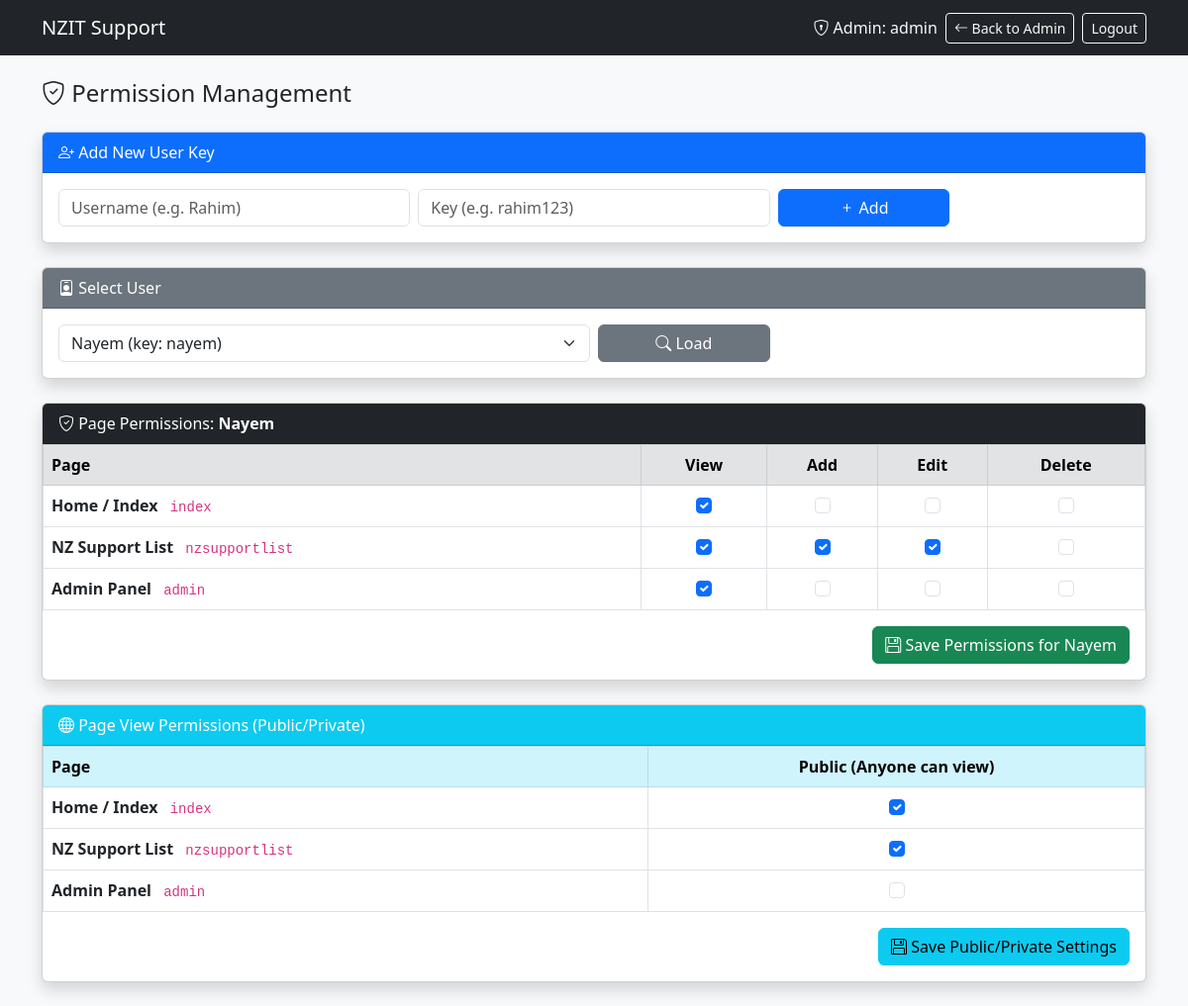
The app's page /permission.php?user_id=3 (signed in) with its own data.
### tables this page shows
CREATE TABLE `users` (
  `id` int(11) NOT NULL AUTO_INCREMENT,
  `username` varchar(100) NOT NULL,
  `password` varchar(255) NOT NULL,
  `role` enum('admin','user') NOT NULL DEFAULT 'user',
  `user_key` varchar(50) DEFAULT NULL,
  `can_view` tinyint(1) DEFAULT 1,
  `can_edit` tinyint(1) DEFAULT 1,
  `can_delete` tinyint(1) DEFAULT 1,
  `can_update` tinyint(1) DEFAULT 1,
  `created_at` timestamp NOT NULL DEFAULT current_timestamp(),
  PRIMARY KEY (`id`),
  UNIQUE KEY `user_key` (`user_key`)
);

CREATE TABLE `page_permissions` (
  `id` int(11) NOT NULL AUTO_INCREMENT,
  `page_name` varchar(100) NOT NULL,
  `page_title` varchar(200) NOT NULL,
  `is_public` tinyint(1) DEFAULT 1,
  PRIMARY KEY (`id`),
  UNIQUE KEY `page_name` (`page_name`)
);

CREATE TABLE `user_page_permissions` (
  `id` int(11) NOT NULL AUTO_INCREMENT,
  `user_id` int(11) NOT NULL,
  `page_name` varchar(100) NOT NULL,
  `can_view` tinyint(1) DEFAULT 0,
  `can_edit` tinyint(1) DEFAULT 0,
  `can_delete` tinyint(1) DEFAULT 0,
  `can_update` tinyint(1) DEFAULT 0,
  PRIMARY KEY (`id`),
  UNIQUE KEY `unique_user_page` (`user_id`,`page_name`),
  CONSTRAINT `user_page_permissions_ibfk_1` FOREIGN KEY (`user_id`) REFERENCES `users` (`id`) ON DELETE CASCADE
);

### permission.php (the view, shortened to what this page needs)
<?php
require_once 'config.php';
$selected_user_id = isset($_GET['user_id']) ? intval($_GET['user_id']) : 0;
$selected_user = null;
if ($selected_user_id) {
    $user_res = $conn->query("SELECT * FROM users WHERE id = $selected_user_id AND role='user'");
    $selected_user = $user_res->fetch_assoc();
}
$users = $conn->query("SELECT * FROM users WHERE role='user' ORDER BY username");
$pages = $conn->query("SELECT * FROM page_permissions ORDER BY id");
$user_page_perms = [];
if ($selected_user) {
    $perms_res = $conn->query("SELECT * FROM user_page_permissions WHERE user_id = $selected_user_id");
    while ($pr = $perms_res->fetch_assoc()) {
        $user_page_perms[$pr['page_name']] = $pr;
    }
}
?>
<!DOCTYPE html>
<html lang="en">
<head>
    <link href="https://cdn.jsdelivr.net/npm/bootstrap@5.3.0/dist/css/bootstrap.min.css" rel="stylesheet">
    <link href="https://cdn.jsdelivr.net/npm/bootstrap-icons@1.11.0/font/bootstrap-icons.css" rel="stylesheet">
</head>
<body class="bg-light">
    <nav class="navbar navbar-expand-lg navbar-dark bg-dark">
        <div class="container">
            <a class="navbar-brand" href="index.php">NZIT Support</a>
            <div class="d-flex align-items-center gap-2">
                <span class="text-light">
                    <i class="bi bi-shield-lock"></i> Admin: <?= htmlspecialchars($_SESSION['username']) ?>
                </span>
                <a href="admin.php" class="btn btn-outline-light btn-sm">
                    <i class="bi bi-arrow-left"></i> Back to Admin
                </a>
                <a href="logout.php" class="btn btn-outline-light btn-sm">Logout</a>
            </div>
        </div>
    </nav>
    <div class="container py-4">
        <h4 class="mb-4"><i class="bi bi-shield-check"></i> Permission Management</h4>
        <div class="card shadow mb-4">
            <div class="card-header bg-primary text-white">
                <i class="bi bi-person-plus"></i> Add New User Key
            </div>
            <div class="card-body">
                <form method="post" class="row g-2">
                    <div class="col-md-4">
                        <input type="text" name="new_username" class="form-control" placeholder="Username (e.g. Rahim)" required>
                    </div>
                    <div class="col-md-4">
                        <input type="text" name="new_key" class="form-control" placeholder="Key (e.g. rahim123)" required>
                    </div>
                    <div class="col-md-2">
                        <button type="submit" name="add_user" class="btn btn-primary w-100">
                            <i class="bi bi-plus"></i> Add
                        </button>
                    </div>
                </form>
            </div>
        </div>
        <div class="card shadow mb-4">
            <div class="card-header bg-secondary text-white">
                <i class="bi bi-person-badge"></i> Select User
            </div>
            <div class="card-body">
                <form method="get" class="row g-2 align-items-end">
                    <div class="col-md-6">
                        <select name="user_id" class="form-select" required>
                            <?php if ($users && $users->num_rows > 0): ?>
                                <?php while ($u = $users->fetch_assoc()): ?>
                                    <option value="<?= $u['id'] ?>" <?= $selected_user_id == $u['id'] ? 'selected' : '' ?>>
                                        <?= htmlspecialchars($u['username']) ?> (key: <?= htmlspecialchars($u['user_key']) ?>)
                                    </option>
                                <?php endwhile; ?>
                            <?php endif; ?>
                        </select>
                    </div>
                    <div class="col-md-2">
                        <button type="submit" class="btn btn-secondary w-100">
                            <i class="bi bi-search"></i> Load
                        </button>
                    </div>
                </form>
            </div>
        </div>
        <?php if ($selected_user): ?>
            <div class="card shadow">
                <div class="card-header bg-dark text-white">
                    <i class="bi bi-shield-check"></i> Page Permissions: <strong><?= htmlspecialchars($selected_user['username']) ?></strong>
                </div>
                <div class="card-body p-0">
                    <form method="post">
                        <table class="table table-bordered mb-0">
                            <thead class="table-secondary">
                                <tr>
                                    <th>Page</th>
                                    <th class="text-center">View</th>
                                    <th class="text-center">Add</th>
                                    <th class="text-center">Edit</th>
                                    <th class="text-center">Delete</th>
                                </tr>
                            </thead>
                            <tbody>
                                <?php if ($pages && $pages->num_rows > 0): ?>
                                    <?php $pages->data_seek(0); while ($p = $pages->fetch_assoc()): ?>
                                        <?php $perms = $user_page_perms[$p['page_name']] ?? []; ?>
                                        <tr>
                                            <td>
                                                <strong><?= htmlspecialchars($p['page_title']) ?></strong>
                                                <code class="ms-2"><?= htmlspecialchars($p['page_name']) ?></code>
                                            </td>
                                            <td class="text-center">
                                                <input type="checkbox" name="can_view[<?= $p['page_name'] ?>]" value="1"
                                                    <?= (isset($perms['can_view']) && $perms['can_view']) ? 'checked' : '' ?> class="form-check-input">
                                            </td>
                                            <td class="text-center">
                                                <input type="checkbox" name="can_edit[<?= $p['page_name'] ?>]" value="1"
                                                    <?= (isset($perms['can_edit']) && $perms['can_edit']) ? 'checked' : '' ?> class="form-check-input">
                                            </td>
                                            <td class="text-center">
                                                <input type="checkbox" name="can_update[<?= $p['page_name'] ?>]" value="1"
                                                    <?= (isset($perms['can_update']) && $perms['can_update']) ? 'checked' : '' ?> class="form-check-input">
                                            </td>
                                            <td class="text-center">
                                                <input type="checkbox" name="can_delete[<?= $p['page_name'] ?>]" value="1"
                                                    <?= (isset($perms['can_delete']) && $perms['can_delete']) ? 'checked' : '' ?> class="form-check-input">
                                            </td>
                                        </tr>
                                    <?php endwhile; ?>
                                <?php else: ?>
                                    <tr><td colspan="5" class="text-center text-muted py-3">No pages found.</td></tr>
                                <?php endif; ?>
                            </tbody>
                        </table>
                        <div class="p-3 text-end">
                            <button type="submit" name="update_page_perms" class="btn btn-success">
                                <i class="bi bi-floppy"></i> Save Permissions for <?= htmlspecialchars($selected_user['username']) ?>
                            </button>
                        </div>
                    </form>
                </div>
            </div>
        <?php endif; ?>
        <div class="card shadow mt-4">
            <div class="card-header bg-info text-white">
                <i class="bi bi-globe"></i> Page View Permissions (Public/Private)
            </div>
            <div class="card-body p-0">
                <form method="post">
                    <table class="table table-bordered mb-0">
                        <thead class="table-info">
                            <tr>
                                <th>Page</th>
                                <th class="text-center">Public (Anyone can view)</th>
                            </tr>
                        </thead>
                        <tbody>
                            <?php if ($pages && $pages->num_rows > 0): ?>
                                <?php $pages->data_seek(0); while ($p = $pages->fetch_assoc()): ?>
                                    <tr>
                                        <td>
                                            <strong><?= htmlspecialchars($p['page_title']) ?></strong>
                                            <code class="ms-2"><?= htmlspecialchars($p['page_name']) ?></code>
                                        </td>
                                        <td class="text-center">
                                            <input type="checkbox" name="is_public[<?= $p['id'] ?>]" value="1"
                                                <?= $p['is_public'] ? 'checked' : '' ?> class="form-check-input">
                                        </td>
                                    </tr>
                                <?php endwhile; ?>
                            <?php endif; ?>
                        </tbody>
                    </table>
                    <div class="p-3 text-end">
                        <button type="submit" name="update_page_perms_public" class="btn btn-info">
                            <i class="bi bi-floppy"></i> Save Public/Private Settings
                        </button>
                    </div>
                </form>
            </div>
        </div>
    </div>
</body>
</html>

### records on screen
users: username "Nayem"
page_permissions: page_title "Home / Index", page_name "index", is_public "☑"
user_page_permissions: can_view "☑"
page_permissions: page_title "NZ Support List", page_name "nzsupportlist", is_public "☑"
user_page_permissions: can_view "☑", can_edit "☑", can_update "☑"
page_permissions: page_title "Admin Panel", page_name "admin"
user_page_permissions: can_view "☑"

### other values on screen
$_SESSION['username'] "admin"
form field user_id "Nayem (key: nayem)"
